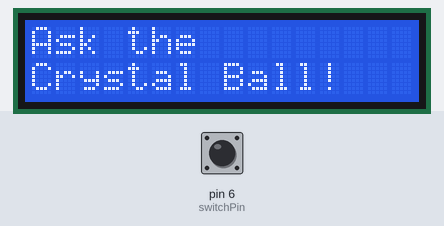
Simulated run of this sketch. Board: Arduino Uno, built with avr-gcc and run on an emulated ATmega328P. Parts: 16×2 character LCD. The test bench sets the inputs (shaded band); at power-on: pin 6 (switchPin) LOW. Random numbers use the default seed unless the sketch sets one.

Above: at 1.2 s.
1.3 s: pin 6 (switchPin) pulled HIGH for 0.15 s
At 2.5 s:
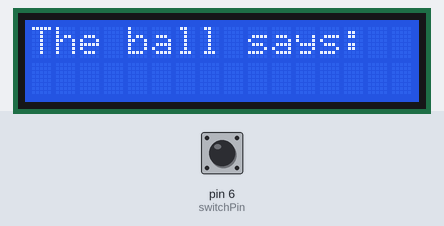
2.9 s: pin 6 (switchPin) pulled HIGH for 1 s
At 4.9 s:
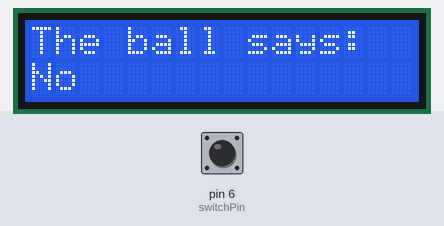
5.4 s: pin 6 (switchPin) pulsed HIGH 5 times (0.12 s each, 0.3 s apart)
At 7.6 s:
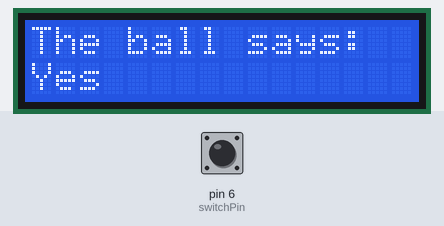
8.4 s: pin 6 (switchPin) pulled HIGH for 3.2 s
At 12.0 s:
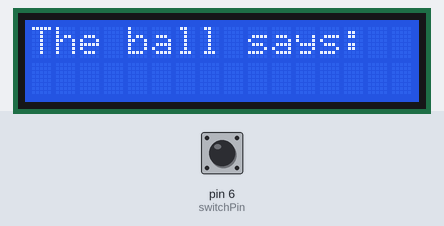
13.1 s: pin 6 (switchPin) pulled HIGH for 0.15 s
At 13.9 s:
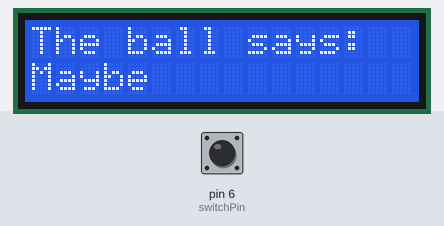
14.7 s: pin 6 (switchPin) pulsed HIGH 5 times (0.12 s each, 0.3 s apart)
At 15.87 s:
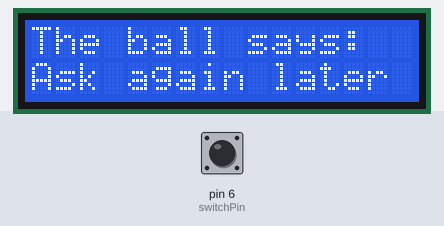
Timing chart, 0 to 17.7 s (numbered marks = the images above; inputs shaded):
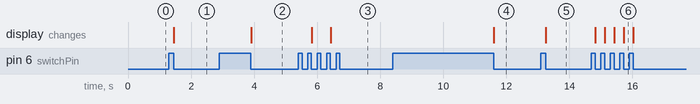

The sketch:

lcd_CrystalBall.ino
```cpp
#include <LiquidCrystal.h>
LiquidCrystal lcd(12, 11, 5, 4, 3, 2);

const int switchPin = 6;
int switchState = 0;
int prevSwitchState = 0;
int reply;

void setup(){
  lcd.begin(16, 2);
  pinMode(switchPin, INPUT);
  lcd.print("Ask the");
  lcd.setCursor(0,1);
  lcd.print("Crystal Ball!");
}

void loop(){
  switchState = digitalRead(switchPin);
  if(switchState != prevSwitchState){
    if(switchState == LOW){
      reply = random(8);
      lcd.clear();
      lcd.setCursor(0,0);
      lcd.print("The ball says:");
      lcd.setCursor(0,1);
      switch(reply){
      case 0:
        lcd.print ("Yes");
        break;
      case 1:
        lcd.print("No");
        break;
      case 3:
        lcd.print("Maybe");
        break;
      case 4:
        lcd.print("Ask again later");
        break;
      }
    }
  }
  prevSwitchState = switchState;
}
```

Measured:
- after the input at 1.3 s, the display: changes after 0.15 s (image 1)
- after the input at 2.9 s, the display: changes after 1.0 s (image 2)
- after the input at 5.4 s, the display: first changes after 0.42 s (image 3 shows a later state)
- after the input at 8.4 s, the display: changes after 3.2 s (image 4)
- after the input at 13.1 s, the display: changes after 0.16 s (image 5)
- after the input at 14.7 s, the display: first changes after 0.12 s (image 6 shows a later state)
